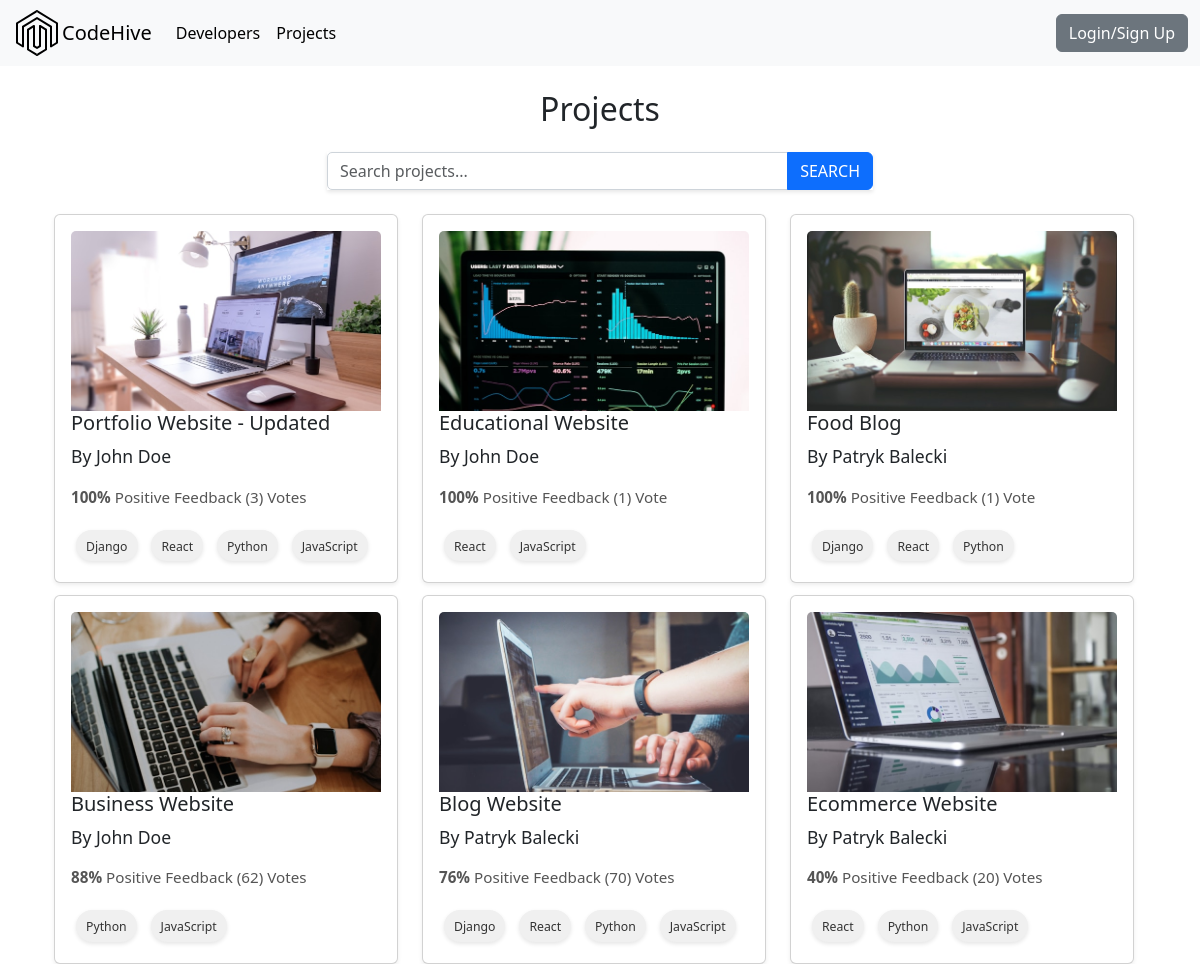
/projects/, run on the app's committed database.
### projects/models.py (models this page shows, shortened)
class Project(models.Model):
    owner = models.ForeignKey(Profile, null=True, blank=True, on_delete=models.CASCADE)
    title = models.CharField(max_length=200)
    description = models.TextField(null=True, blank=True)
    featured_image = models.ImageField(null=True, blank=True, default="default.jpg")
    demo_link = models.CharField(max_length=2000, null=True, blank=True)
    source_link = models.CharField(max_length=2000, null=True, blank=True)
    tags = models.ManyToManyField('Tag', blank=True)
    vote_total = models.IntegerField(default=0, null=True, blank=True)
    vote_ratio = models.IntegerField(default=0, null=True, blank=True)
    created = models.DateTimeField(auto_now_add=True)
    id = models.UUIDField(default=uuid.uuid4, unique=True, primary_key=True, editable=False)
    class Meta:
        ordering = ['-vote_ratio', '-vote_total', 'title']

class Tag(models.Model):
    name = models.CharField(max_length=200)
    created = models.DateTimeField(auto_now_add=True)
    id = models.UUIDField(default=uuid.uuid4, unique=True, primary_key=True, editable=False)
    def __str__(self):
        return self.name

### users/models.py (models this page shows, shortened)
class Profile(models.Model):
    user = models.OneToOneField(User, on_delete=models.CASCADE, null=True, blank=True)
    name = models.CharField(max_length=200, blank=True, null=True)
    email = models.EmailField(max_length=500, blank=True, null=True)
    username = models.CharField(max_length=200, blank=True, null=True)
    location = models.CharField(max_length=200, blank=True, null=True, default="Earth")
    short_intro = models.CharField(max_length=200, blank=True, null=True, default="This is a default bio. User has not added a bio yet.")
    bio = models.TextField(blank=True, null=True)
    profile_image = models.ImageField(null=True, blank=True, upload_to='profiles/', default="profiles/user-default.jpg")
    social_github = models.CharField(max_length=200, blank=True, null=True)
    social_twitter = models.CharField(max_length=200, blank=True, null=True)
    social_linkedin = models.CharField(max_length=200, blank=True, null=True)
    social_youtube = models.CharField(max_length=200, blank=True, null=True)
    social_website = models.CharField(max_length=200, blank=True, null=True)
    created = models.DateTimeField(auto_now_add=True)
    id = models.UUIDField(default=uuid.uuid4, unique=True, primary_key=True, editable=False)

### projects/views.py (the view)
# urls.py: path('projects/', include('projects.urls')),
def projects(request):
    projects = Project.objects.all()
    context = {'projects': projects}
    return render(request, 'projects/projects.html', context)

### projects/templates/projects/projects.html (shortened to what this page needs)
{% extends 'main.html'%}
{% block content %}
<div class="container mt-4 ">
    <h2 class="mb-4 text-center">Projects</h2>
    <div class="row justify-content-center mb-4">
        <div class="col-md-6">
            <form method="GET" action="{% url 'projects' %}">
                <div class="input-group">
                    <input type="text" name="search" class="form-control" placeholder="Search projects..." value="{{ request.GET.search|default:'' }}">
                    <button class="btn btn-primary" type="submit">Search</button>
                </div>
            </form>
        </div>
    </div>
<div class="container mt-4">
    <div class="card-container">
        {% for project in projects %}
        <div class="card-item">
            <a href="{% url 'project' project.id %}" class="text-decoration-none text-dark">
            <div class="card shadow-sm h-100">
                <div class="card-body">
                    <img src="{{ project.featured_image.url }}" class="card-img-top" alt="">
                    <h5 class="card-title">{{ project.title }}</h5>
                    <p><a class="project_author text-decoration-none text-dark"
                    href="{% url 'user-profile' project.owner.id %}"> By {{project.owner.name}} </p>
                    <div class="card-text">
                        <span class="project-rating">
                        <span style="font-weight: bold;">{{ project.vote_ratio }}%</span>
                         Positive Feedback ({{ project.vote_total }}) Vote{{project.vote_total|pluralize:"s"}}
                        <div class="project-tags">
                            {% for tag in project.tags.all %}
                            <span class="tag">
                                <small>{{tag}}</small>
                            </span>
                            {% endfor %}
                        </div>
                    </div>
                </div>
            </div>
        </div>
        {% endfor %}
    </div>
</div>
{% endblock content %}

### static/styles/main.css (style rules this page uses)
.card-container { display: flex; flex-wrap: wrap; gap: 12px; justify-content: space-between; }
.card-item { flex: 0 0 calc(33.333% - 20px); box-sizing: border-box; }
.card { border-radius: 10px; overflow: hidden; transition: transform 0.2s ease, box-shadow 0.2s ease; }
.card-title { font-size: 1.25rem; color: #333; }
.card-text { font-size: 0.95rem; color: #555; }
.card-img-top { height: 180px; object-fit: cover; }
.input-group { box-shadow: 0 2px 4px rgba(0, 0, 0, 0.1); }
.btn { border-radius: 20px; }
.tag { display: inline-block; background-color: #f0f0f0; color: #333; padding: 5px 10px; border-radius: 20px; font-size: 14px; font-weight: 500; text-align: center; white-space: nowrap; margin: 5px; box-shadow: 0 2px 4px rgba(0, 0, 0, 0.1); }
.card { border: none; border-radius: 10px; transition: transform 0.3s ease, box-shadow 0.3s ease; }
.card-body { padding: 20px; }
.container { max-width: 600px; }
.card { border: none; border-radius: 10px; background: #f9f9f9; }
.card-body { padding: 2rem; }
.btn-primary { background-color: #007bff; border: none; transition: background-color 0.3s ease; }
.card-body a { color: #007bff; text-decoration: none; transition: color 0.3s ease; }
input.form-control { border-radius: 5px; border: 1px solid #ced4da; transition: border-color 0.3s ease; }
.card { border-radius: 8px; overflow: hidden; }
.btn { border-radius: 4px; }
input, select, textarea { display: block; width: 100%; padding: 0.75rem; font-size: 1rem; border: 1px solid #ced4da; border-radius: 4px; }
.btn-primary { font-size: 1.1rem; padding: 0.75rem; }
input, select, textarea { display: block; width: 100%; padding: 0.75rem; font-size: 1rem; border: 1px solid #ced4da; border-radius: 5px; box-shadow: none; }
.btn-primary { padding: 0.75rem; font-size: 1.1rem; font-weight: 500; }
p { font-size: 1.1rem; color: #343a40; }
.btn-primary { padding: 0.5rem 1.25rem; font-weight: 600; }
.form-control { border-radius: 5px; border: 1px solid #ced4da; font-size: 1rem; }
.btn-primary { background-color: #007bff; border: none; font-size: 1rem; padding: 10px; text-transform: uppercase; transition: background-color 0.3s ease; }

### data on the page
Project: featured_image (picture), title "Portfolio Website - Updated", owner.name "John Doe", vote_ratio "100", vote_total "3"
Tag: name "Django"
Tag: name "React"
Tag: name "Python"
Tag: name "JavaScript"
Project: featured_image (picture), title "Educational Website", owner.name "John Doe", vote_ratio "100", vote_total "1"
Project: featured_image (picture), title "Food Blog", owner.name "Patryk Balecki", vote_ratio "100", vote_total "1"
Project: featured_image (picture), title "Business Website", owner.name "John Doe", vote_ratio "88", vote_total "62"
Project: featured_image (picture), title "Blog Website", owner.name "Patryk Balecki", vote_ratio "76", vote_total "70"
Project: featured_image (picture), title "Ecommerce Website", owner.name "Patryk Balecki", vote_ratio "40", vote_total "20"
